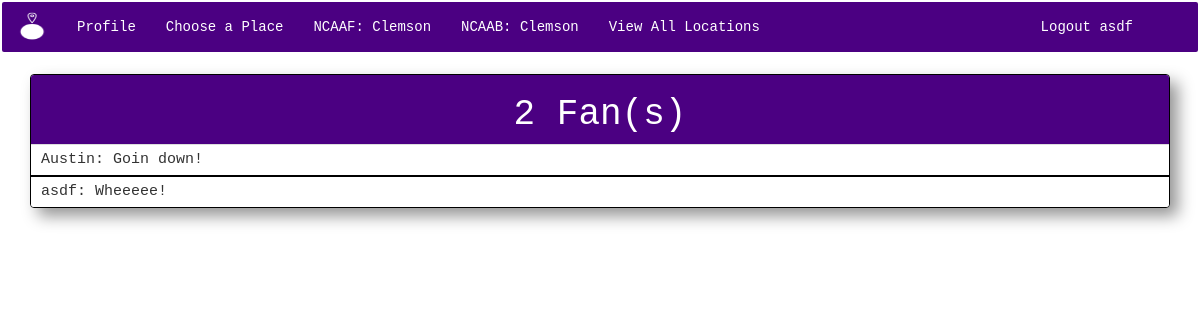
/football_location/4/checkins/checkin_details/?team=Clemson (signed in), run on an earlier commit of the app's database.
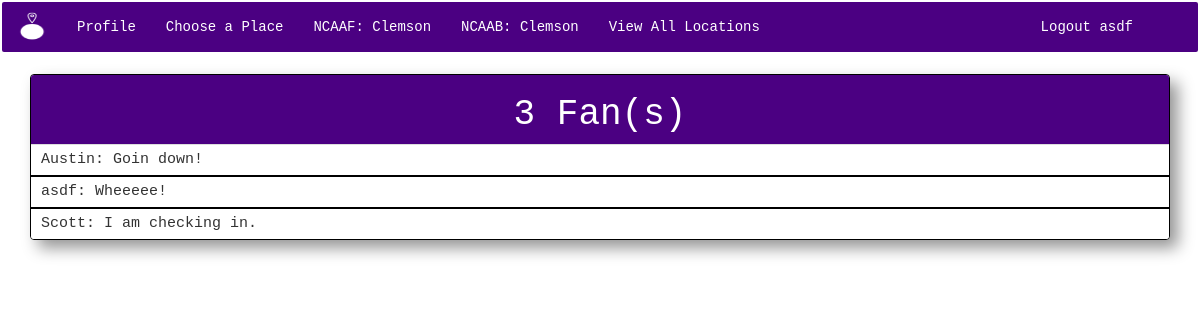
And on a later commit of the database.
### app/models.py (models this page shows, shortened)
class Profile(models.Model):
    prof_user = models.OneToOneField(User)
    bio = models.TextField(null=True, blank=True)
    basketball = models.ForeignKey(BasketballTeam, null=True, blank=True)
    football = models.ForeignKey(FootballTeam, null=True, blank=True)
    city = models.CharField(max_length=50, null=True, blank=True)
    state = models.ForeignKey(State, null=True, blank=True)
    zipcode = models.CharField(max_length=10, null=True, blank=True)
    photo = models.ImageField(upload_to="profile_photos", null=True, blank=True, verbose_name="Profile Photo")

class FootballTeam(models.Model):
    school = models.CharField(max_length=30)
    name = models.CharField(max_length=30)
    def __str__(self):
        return self.school
    class Meta:
        ordering = ["school"]

class BasketballTeam(models.Model):
    school = models.CharField(max_length=30)
    name = models.CharField(max_length=30)
    def __str__(self):
        return self.school
    class Meta:
        ordering = ["school"]

class CheckIn(models.Model):
    checkin_user = models.ForeignKey(User)
    checkin_location = models.ForeignKey(Location)
    checkin_type = models.CharField(max_length=30, choices=SPORT_CHOICES, default=FOOTBALL)
    checkin_body = models.TextField(max_length=50, null=True, blank=True)
    created = models.DateTimeField(auto_now_add=True)

### app/views.py (the view)
# urls.py: url(r'^football_location/(?P<pk>\d+)/checkins/checkin_details/$', FootballCheckInDetailsListView.as_view(), name='football_checkin_details_list_view'),
class FootballCheckInDetailsListView(ListView):
    model = CheckIn
    template_name = "app/football_checkindetails_list.html"
    def get_context_data(self, **kwargs):
        context = super().get_context_data(**kwargs)
        context["users"] = self.get_queryset().values_list("checkin_user__username", flat=True).distinct()
        context["user_count"] = self.get_queryset().values_list("checkin_user__username", flat=True).distinct().count()
        return context
    def get_queryset(self):
        location = self.kwargs.get('pk', None)
        team = self.request.GET.get("team")
        return CheckIn.objects.filter(checkin_location_id=location, checkin_user__profile__football__school=team)

### templates/app/football_checkindetails_list.html
{% extends "base.html" %}
{% block content %}
<body>
  <div class="panel panel-default">
    <div class="panel-heading">
      <h1>{{ user_count }} Fan(s)</h1>
    </div>
    {% for checkin in object_list %}
    <ul class="list-group">
      <li class="list-group-item">{{ checkin.checkin_user}}: {{ checkin.checkin_body }} <br></li>
    </ul>
    {% endfor %}
    </div>
  </body>
{% endblock %}

### templates/base.html (shortened to what this page needs)
<!DOCTYPE html>
{% load staticfiles %}
    <link rel="stylesheet" href='{% static "app/css/bootstrap.css" %}' media="screen" title="bootstrap" charset="utf-8">
    <link rel="stylesheet" href='{% static "app/css/app.css" %}' media="screen" title="bootstrap" charset="utf-8">
      {% if request.user.is_authenticated %}
      <nav class="navbar navbar-default">
      <ul class="nav navbar-nav">
        <li><img id="navbar_logo" src='{% static "app/fanatik.png" %}' alt="" /></li>
        <li><a href="{% url 'profile_update_view' %}" role="button">Profile</a></li>
        <li><a href="{% url 'get_places_view' %}">Choose a Place</a></li>
        <li><a href="{% url 'football_location_list_view' %}">NCAAF: {{ request.user.profile.football }}</a></li>
        <li><a href="{% url 'basketball_location_list_view' %}">NCAAB: {{ request.user.profile.basketball }}</a></li>
        <li><a href="{% url 'all_locations_list_view' %}">View All Locations</a></li>
        <li id="right"><a href="{% url 'logout' %}?next=/" role="button">Logout {{ request.user }}</a></li>
      </nav>
      {% endif %}
      <div class="container">
        {% block content %}
        {% endblock %}
      </div>

### app/static/app/css/app.css (style rules this page uses)
html, body { min-height : 100%; font-family: courier; background-image: url("https://s3-us-west-2.amazonaws.com/fanatik/app/sportsfans2.png"), url("https://s3-us-west-2.amazonaws.com/fanatik/app/map_background.png"); background-repeat: no-repeat, repeat; background-position: center bottom, 200% 100%; background-size: 100% auto, 100% auto; background-attachment: fixed; }
#navbar_logo { padding-top: 10px; height: 40px; width: 60px; border: 0px; }
.navbar { background-color: indigo; border: 2px solid white; }
.nav.navbar-nav li a { color: white; }
#right { position: absolute; right: 50px; }
.panel .panel-heading { background-color: indigo; color: white; height: 70px; padding-top: 0.1px; text-align: center; }
.panel.panel-default { box-shadow: 8px 8px 16px rgba(0, 0, 0, 0.42); border: 1px solid black; }
.list-group-item { position: relative; padding: 0px 10px; line-height: 2em; border: 1px solid black; font-size: 15px; vertical-align: text-top; }

What changed in the data, as far as the page shows it:
added CheckIn: checkin_user "Scott", checkin_body "I am checking in."
Also different on the page:
{{ user_count }}: "2" → "3"
